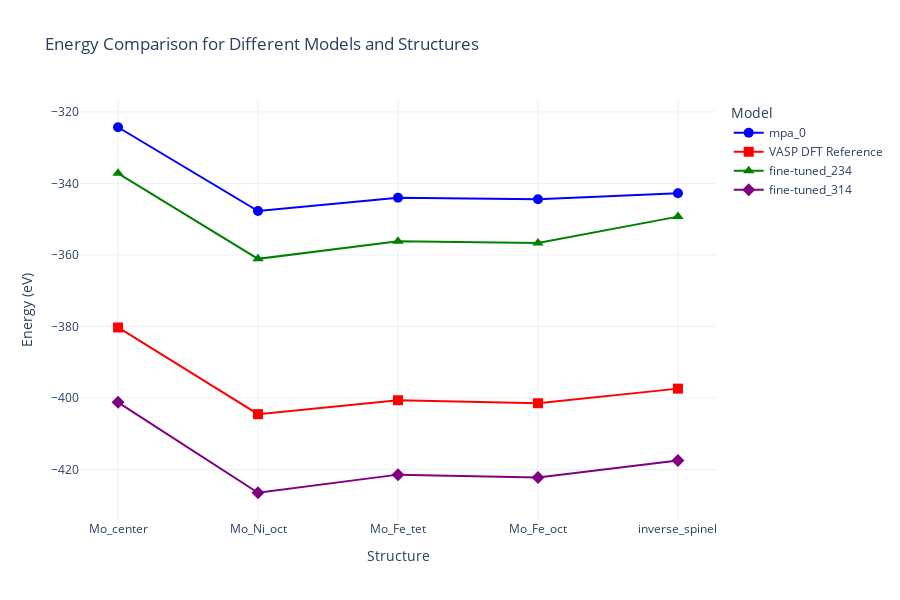

Write notebook code for a chart like this one.
### Code cell
import plotly.graph_objects as go

# Filter the DataFrame for the requested models
models_to_plot = ['mpa_0', 'VASP DFT Reference', 'fine-tuned_234', 'fine-tuned_314']
filtered_df = energies_data_df[energies_data_df['model'].isin(models_to_plot)]

# Columns to plot (excluding 'model' and any columns with all NaN values for these models)
columns_to_plot = ['Mo_center', 'Mo_Ni_oct', 'Mo_Fe_tet', 'Mo_Fe_oct', 'inverse_spinel']
available_columns = [col for col in columns_to_plot if not filtered_df[col].isna().all()]

# Create a figure
fig = go.Figure()

# Colors for different models
colors = {'mpa_0': 'blue', 'VASP DFT Reference': 'red', 'fine-tuned_234': 'green', 'fine-tuned_314': 'purple'}
markers = {'mpa_0': 'circle', 'VASP DFT Reference': 'square', 'fine-tuned_234': 'triangle-up', 'fine-tuned_314': 'diamond'}

# Add each model as a separate trace
for model in models_to_plot:
    model_data = filtered_df[filtered_df['model'] == model]
    
    if not model_data.empty:
        x_values = []
        y_values = []
        
        for col in available_columns:
            if not pd.isna(model_data[col].values[0]):
                x_values.append(col)
                y_values.append(model_data[col].values[0])
        
        fig.add_trace(go.Scatter(
            x=x_values,
            y=y_values,
            mode='lines+markers',
            name=model,
            line=dict(color=colors[model], width=2),
            marker=dict(symbol=markers[model], size=10)
        ))

# Update layout
fig.update_layout(
    title='Energy Comparison for Different Models and Structures',
    xaxis_title='Structure',
    yaxis_title='Energy (eV)',
    legend_title='Model',
    template='plotly_white',
    height=600,
    width=900
)

# Show the plot
fig.show()
# Save the figure as png
# fig.write_image("/Users/soni_aman/Documents/Master Thesis/Sir_Sihna_Sign/Latex_Thesis/From_Scratch/preliminaries/images/energy_comparison_plot.png", width=900, height=600)

### Figure 1 — Plotly figure (JSON) as saved in the notebook; plotly's stock layout.template omitted (floating-point values rounded to 4 significant figures)
{"data": [{"line": {"color": "blue", "width": 2}, "marker": {"size": 10, "symbol": "circle"}, "mode": "lines+markers", "name": "mpa_0", "type": "scatter", "x": ["Mo_center", "Mo_Ni_oct", "Mo_Fe_tet", "Mo_Fe_oct", "inverse_spinel"], "y": [-324.3, -347.7, -344.0, -344.4, -342.8]}, {"line": {"color": "red", "width": 2}, "marker": {"size": 10, "symbol": "square"}, "mode": "lines+markers", "name": "VASP DFT Reference", "type": "scatter", "x": ["Mo_center", "Mo_Ni_oct", "Mo_Fe_tet", "Mo_Fe_oct", "inverse_spinel"], "y": [-380.3, -404.5, -400.6, -401.5, -397.4]}, {"line": {"color": "green", "width": 2}, "marker": {"size": 10, "symbol": "triangle-up"}, "mode": "lines+markers", "name": "fine-tuned_234", "type": "scatter", "x": ["Mo_center", "Mo_Ni_oct", "Mo_Fe_tet", "Mo_Fe_oct", "inverse_spinel"], "y": [-337.2, -361.1, -356.2, -356.6, -349.3]}, {"line": {"color": "purple", "width": 2}, "marker": {"size": 10, "symbol": "diamond"}, "mode": "lines+markers", "name": "fine-tuned_314", "type": "scatter", "x": ["Mo_center", "Mo_Ni_oct", "Mo_Fe_tet", "Mo_Fe_oct", "inverse_spinel"], "y": [-401.2, -426.5, -421.4, -422.2, -417.5]}], "layout": {"height": 600, "legend": {"title": {"text": "Model"}}, "title": {"text": "Energy Comparison for Different Models and Structures"}, "width": 900, "xaxis": {"title": {"text": "Structure"}}, "yaxis": {"title": {"text": "Energy (eV)"}}}}
